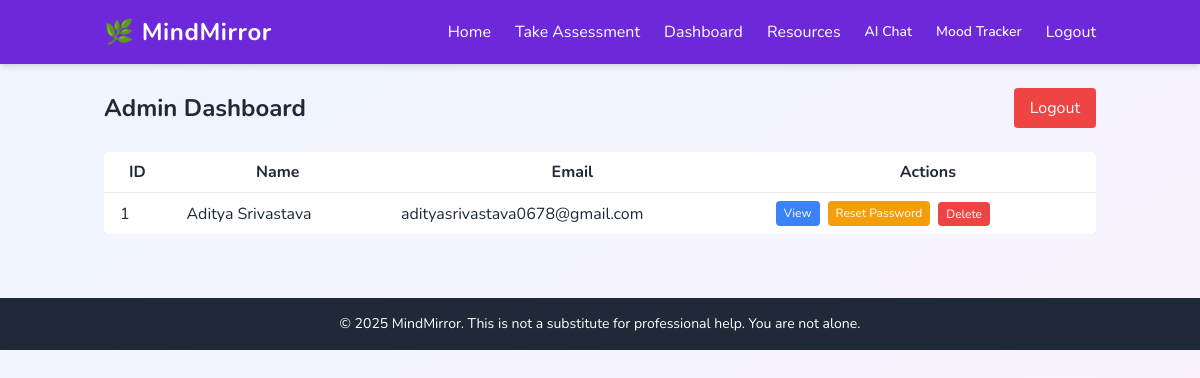
Page /admin/dashboard (signed in) on the earlier database version.
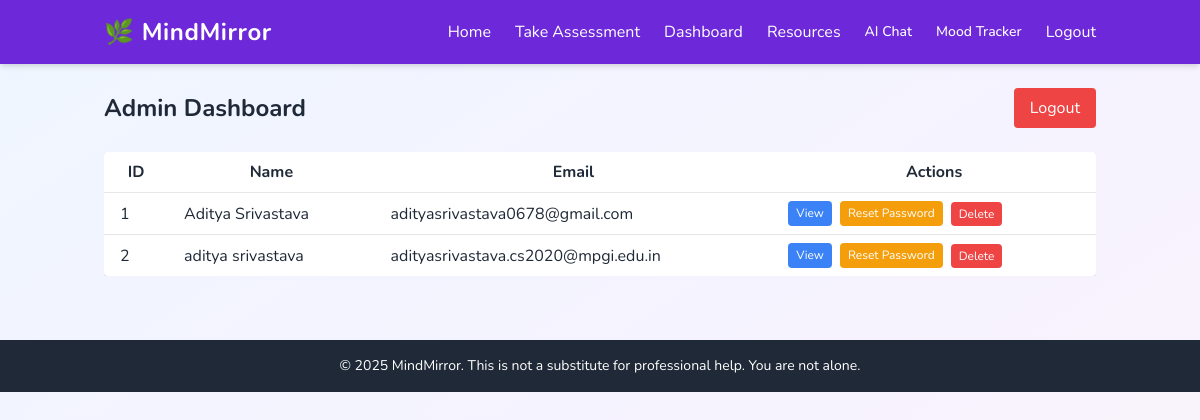
Same page on the later database version.
### tables this page shows
CREATE TABLE users (
                id INTEGER PRIMARY KEY AUTOINCREMENT,
                name TEXT NOT NULL,
                email TEXT UNIQUE NOT NULL,
                password TEXT NOT NULL
            );

### admin_routes.py (the view)
@admin_bp.route('/dashboard')
@admin_login_required
def admin_dashboard():
    with sqlite3.connect('mindmirror.db') as conn:
        c = conn.cursor()
        c.execute("SELECT id, name, email FROM users")
        users = c.fetchall()
    return render_template('admin_dashboard.html', users=users)

### admin_routes.py (called while the page is built)
def admin_login_required(f):
    from functools import wraps
    @wraps(f)
    def decorated_function(*args, **kwargs):
        if not session.get('admin'):
            return redirect(url_for('admin.admin_login'))
        return f(*args, **kwargs)
    return decorated_function

### templates/admin_dashboard.html (shortened to what this page needs)
{% extends "base.html" %}
{% block content %}
<div class="flex flex-col md:flex-row md:justify-between items-center mb-6">
    <h2 class="text-2xl font-bold mb-4 md:mb-0">Admin Dashboard</h2>
    <a href="{{ url_for('admin.admin_logout') }}" class="bg-red-500 text-white px-4 py-2 rounded hover:bg-red-600">Logout</a>
</div>
<div class="overflow-x-auto">
<table class="min-w-full bg-white shadow rounded">
    <thead>
        <tr>
            <th class="py-2 px-4">ID</th>
            <th class="py-2 px-4">Name</th>
            <th class="py-2 px-4">Email</th>
            <th class="py-2 px-4">Actions</th>
        </tr>
    </thead>
    <tbody>
        {% for user in users %}
        <tr class="border-t">
            <td class="py-2 px-4">{{ user[0] }}</td>
            <td class="py-2 px-4">{{ user[1] }}</td>
            <td class="py-2 px-4">{{ user[2] }}</td>
            <td class="py-2 px-4 flex flex-col md:flex-row gap-2">
                <a href="{{ url_for('admin.user_detail', user_id=user[0]) }}" class="bg-blue-500 text-white px-2 py-1 rounded hover:bg-blue-600 text-xs">View</a>
                <a href="{{ url_for('admin.reset_password', user_id=user[0]) }}" class="bg-yellow-500 text-white px-2 py-1 rounded hover:bg-yellow-600 text-xs">Reset Password</a>
                <form method="post" action="{{ url_for('admin.delete_user', user_id=user[0]) }}" onsubmit="return confirm('Delete this user?');" class="inline">
                    <button type="submit" class="bg-red-500 text-white px-2 py-1 rounded hover:bg-red-600 text-xs">Delete</button>
                </form>
            </td>
        </tr>
        {% endfor %}
    </tbody>
</table>
</div>
{% endblock %}

### templates/base.html (shortened to what this page needs)
<!DOCTYPE html>
<html lang="en">
<head>
    <link href="https://unpkg.com/tailwindcss@2.2.19/dist/tailwind.min.css" rel="stylesheet">
    <link rel="stylesheet" href="{{ url_for('static', filename='style.css') }}">
</head>
<body class="bg-gradient-to-br from-blue-50 via-purple-50 to-pink-50 text-gray-800 min-h-screen">
    <nav class="bg-purple-700 text-white shadow-md sticky top-0 z-50">
        <div class="container mx-auto flex justify-between items-center p-4">
            <a href="{{ url_for('home') }}" class="text-2xl font-bold tracking-wide">🌿 MindMirror</a>
            <div id="menu" class="hidden md:flex flex-col md:flex-row md:items-center space-y-2 md:space-y-0 md:space-x-6 absolute md:static top-16 left-0 w-full md:w-auto bg-purple-700 md:bg-transparent px-6 py-4 md:p-0 shadow-md md:shadow-none z-40 rounded-b-lg">
                <a href="{{ url_for('home') }}" class="hover:underline transition">Home</a>
                <a href="{{ url_for('assessment') }}" class="hover:underline transition">Take Assessment</a>
                <a href="{{ url_for('dashboard') }}" class="hover:underline transition">Dashboard</a>
                <a href="{{ url_for('resources') }}" class="hover:underline transition">Resources</a>
                <a href="{{ url_for('chat') }}" class="text-sm font-medium">AI Chat</a>
                <a href="{{ url_for('mood') }}" class="text-sm font-medium">Mood Tracker</a>
                <a href="{{ url_for('logout') }}" class="hover:underline transition">Logout</a>
            </div>
        </div>
    </nav>
    <main class="container mx-auto px-4 py-6">
        {% block content %}{% endblock %}
    </main>
    <footer class="bg-gray-800 text-white text-sm text-center py-4 mt-10">
        <p>© 2025 MindMirror. This is not a substitute for professional help. You are not alone.</p>
    </footer>
</body>
</html>

### templates/base.html (style rules this page uses)
body { font-family: 'Nunito', sans-serif; }

Differences in the rows shown:
added users: id "2", name "aditya srivastava", email "adityasrivastava.cs2020@mpgi.edu.in"
